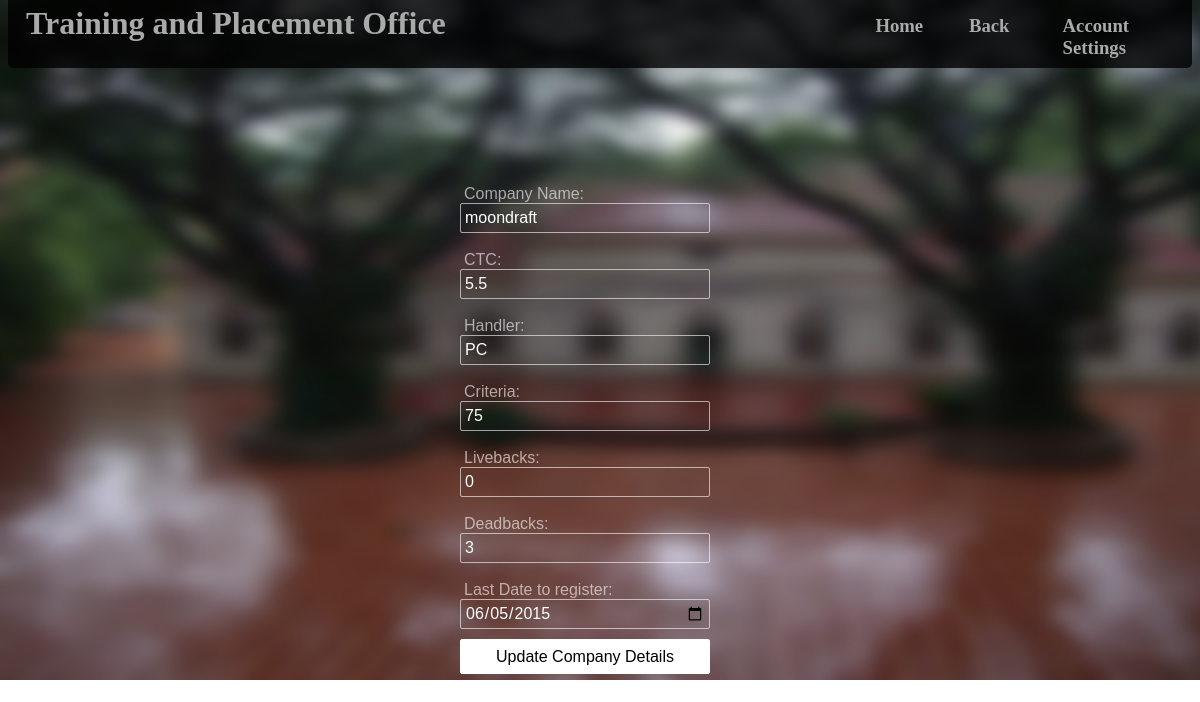
/pages/upcomp.php?cname=moondraft (signed in), run on the app's committed database.
### tables this page shows
CREATE TABLE IF NOT EXISTS `company` (
  `name` varchar(15) NOT NULL,
  `ctc` float NOT NULL,
  `handler` varchar(30) NOT NULL,
  `criteria` int(11) NOT NULL,
  `livebacks` int(11) NOT NULL,
  `deadbacks` int(11) NOT NULL,
  `lastdate` date NOT NULL
);

### pages/upcomp.php (the view, shortened to what this page needs)
<html>
	<head>
		<link rel="stylesheet" href="../style/style.css" type="text/css" />
	</head>
	<body>
		<div class="header">
			<div id="title">
				<h1 id="head">Training and Placement Office</h1>
			</div>
			<div id="options">
				<h3 class="menu2" id="home"><a href="../index.php">Home</a></h3>
				<h3 class="menu2" id="back" onclick="history.go(-1);">Back</h3>
				<h3 class="menu2" id="accset"><a href="accset.php">Account Settings</a></h3>
			</div>
		</div>
		<div class="login" id="pumpup">
			<form action="updatecomp.php" method="POST">
				<?php
					$cname=$_GET['cname'];
					$sql=mysql_query("SELECT * FROM  company WHERE name='$cname' ");
					$res=mysql_fetch_array($sql);
					if ($res)
					{
						echo '
							<span id="forum">Company Name:</span><br>
							<input type="text" value="'.$res[0].'" name="cname" style="margin-top:0px;" readonly></br></br>
							<span id="forum">CTC:</span><br>
							<input class="margin" type="text" value="'.$res[1].'" name="ctc" style="margin-top:0px;" required><br></br>
							<span id="forum">Handler:</span><br>
							<input type="text" value="'.$res[2].'" name="handler" style="margin-top:0px;" required></br></br>
							<span id="forum">Criteria:</span><br>
							<input type="text" value="'.$res[3].'" name="criteria" style="margin-top:0px;" required></br></br>
							<span id="forum">Livebacks:</span><br>
							<input type="text" value="'.$res[4].'" name="live" style="margin-top:0px;" required></br></br>
							<span id="forum">Deadbacks:</span><br>
							<input type="text" value="'.$res[5].'" name="dead" style="margin-top:0px;" required><br><br>
							<span id="forum">Last Date to register:</span><br>
							<input type="date" value="'.$res[6].'" name="date" style="margin-top:0px;" required>
							<input type="submit" value="Update Company Details" required>';
					}
					else
					{
						echo ("<SCRIPT LANGUAGE='JavaScript'>
							window.alert('Username does not exist. Please try again.')
							window.location.href='admin.php'
							</SCRIPT>");
					}
				?>
			</form>
		</div>
	</body>
</html>

### style/style.css (style rules this page uses)
a { color: #aaa; text-decoration: none; }
body { background-image: url('../images/2.jpg'); background-repeat: no-repeat; background-position: left top; background-size: 1366px 680px; z-index: 0; }
.header { margin: 0px; background-position: top left; background-color: rgba(0,0,0,0.8); width: 100%; height: 10%; border-radius: 5px; z-index: 5; }
#head { margin-top: -13px; margin-left: -10px; margin-right: 0px; text-align: left; color: #aaa; display: inline; padding: 28px; position: absolute; }
#options { display: block; margin-top: -18px; color: #aaa; padding: 20px; text-decoration: none; }
.menu2 { margin-top: 0px; display: inline; position: absolute; color: #aaa; padding: 5px; text-decoration: none; }
#home { margin-left: 45em; }
#back { display: block; margin-left: 50em; }
#accset { margin-left: 55em; }
.login { position: absolute; top: calc(50% - 75px); left: calc(50% - 150px); height: 150px; width: 350px; padding: 10px; z-index: 2; }
.login input[type=text] { width: 250px; height: 30px; background: transparent; border: 1px solid rgba(255,255,255,0.6); border-radius: 2px; color: #fff; font-family: 'Exo', sans-serif; font-size: 16px; font-weight: 400; padding: 4px; margin-top: 10px; }
.login input[type=date] { width: 250px; height: 30px; background: transparent; border: 1px solid rgba(255,255,255,0.6); border-radius: 2px; color: #fff; font-family: 'Exo', sans-serif; font-size: 16px; font-weight: 400; padding: 4px; }
.login input[type=submit] { width: 250px; height: 35px; background: #fff; border: 1px solid #fff; cursor: pointer; border-radius: 2px; color: #000; font-family: 'Exo', sans-serif; font-size: 16px; font-weight: 400; padding: 6px; margin-top: 10px; }
#forum { background: transparent; color: rgba(255,255,255,0.6); font-family: 'Exo', sans-serif; font-size: 16px; font-weight: 400; padding: 4px; }
#pumpup { margin-top: -150px; }

### data on the page
company: cname "moondraft", ctc "5.5", handler "PC", criteria "75", live "0", dead "3", date "06/05/2015"
